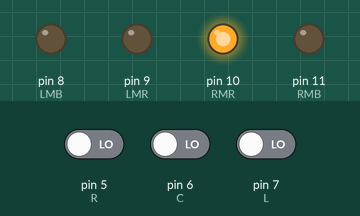
Simulated run of this sketch. Board: Arduino Uno, built with avr-gcc and run on an emulated ATmega328P. On the bench: output pins drawn as LEDs (lit = HIGH). Inputs (shaded band) come from the test bench; at power-on: pin 6 (C) LOW, pin 7 (L) LOW, pin 5 (R) LOW.

Above: at 1.2 s.
1.3 s: pin 6 (C) driven HIGH
At 2.5 s:
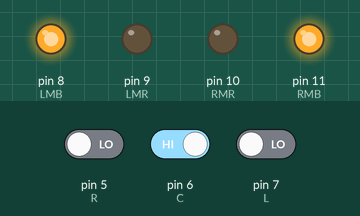
2.9 s: pin 7 (L) driven HIGH
At 3.7 s:
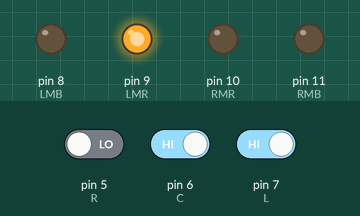
4.4 s: pin 7 (L) driven LOW
At 4.8 s:
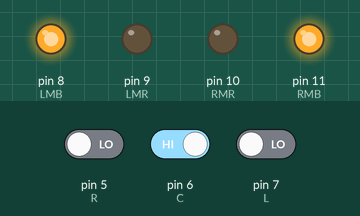
5.9 s: pin 5 (R) driven HIGH
At 7.1 s:
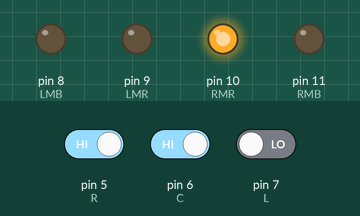
7.4 s: pin 6 (C) driven LOW and pin 7 (L) driven HIGH
At 8.3 s:
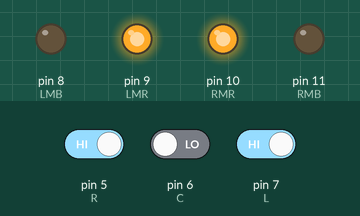
Timing chart, 0 to 9.9 s (numbered marks = the images above; inputs shaded):
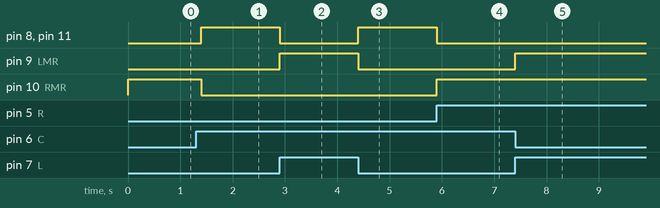

The sketch:

LFR16.ino
```cpp
#define L 7
#define C 6
#define R 5

int l,c,r,s;

#define LMR 9
#define LMB 8
#define RMR 10
#define RMB 11

void setup()
{
    pinMode(L,INPUT);
    pinMode(C,INPUT);
    pinMode(R,INPUT);

    pinMode(LMR,OUTPUT);
    pinMode(LMB,OUTPUT);
    pinMode(RMR,OUTPUT);
    pinMode(RMB,OUTPUT);

}

void forward()
{
  digitalWrite(LMR,HIGH);
  digitalWrite(LMB,LOW);
  digitalWrite(RMR,HIGH);
  digitalWrite(RMB,LOW);
}

void left()
{
  digitalWrite(LMR,LOW);
  digitalWrite(LMB,LOW);
  digitalWrite(RMR,HIGH);
  digitalWrite(RMB,LOW);
}

void right()
{
  digitalWrite(LMR,HIGH);
  digitalWrite(LMB,LOW);
  digitalWrite(RMR,LOW);
  digitalWrite(RMB,LOW);
}

void back()
{
  digitalWrite(LMR,LOW);
  digitalWrite(LMB,HIGH);
  digitalWrite(RMR,LOW);
  digitalWrite(RMB,HIGH);
}


void loop()
{
   l=digitalRead(L);
   c=digitalRead(C);
   r=digitalRead(R);

   s=(4*l)+(2*c)+r;

   if(s==1)
   {
       left();
       delay(100);
   }
   else if(s==3)
   {
       left();
   }
   else if(s==4||s==6)
   {
       right();
   }
   else if(s==5)
   {
       forward();
   }
   else if(s==0)
   {
      left();
      delay(200);
   }
   else
   {
     back();
   }

}
```

Measured:
- after the input at 1.3 s, pin 8 (LMB), pin 11 (RMB): LOW → HIGH after 0.10 s; pin 10 (RMR): HIGH → LOW after 0.10 s
- after the input at 2.9 s, pin 8 (LMB), pin 11 (RMB): HIGH → LOW at once; pin 9 (LMR): LOW → HIGH at once
- after the input at 4.4 s, pin 8 (LMB), pin 11 (RMB): LOW → HIGH at once; pin 9 (LMR): HIGH → LOW at once
- after the input at 5.9 s, pin 8 (LMB), pin 11 (RMB): HIGH → LOW at once; pin 10 (RMR): LOW → HIGH at once
- after the input at 7.4 s, pin 9 (LMR): LOW → HIGH at once
